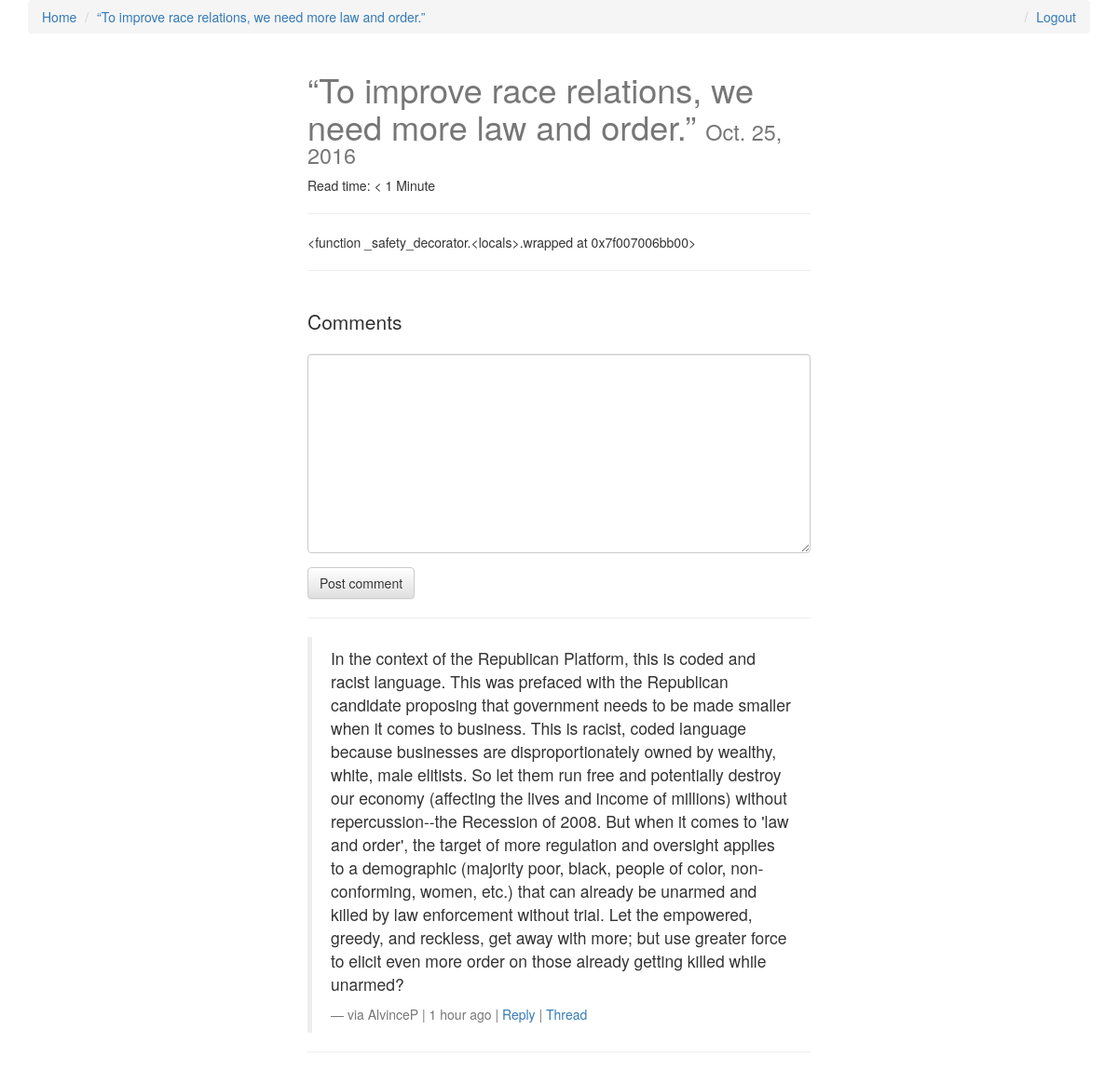
/2/ (signed in), run on the app's committed database.
### posts/models.py (models this page shows, shortened)
class Post(models.Model):
    user = models.ForeignKey(settings.AUTH_USER_MODEL, default=1)
    title = models.CharField(max_length=120)
    slug = models.SlugField(unique=True)
    image = models.ImageField(upload_to=upload_location,
            null=True,
            blank=True,
            width_field="width_field",
            height_field="height_field")
    height_field = models.IntegerField(default=0)
    width_field = models.IntegerField(default=0)
    content = models.TextField()
    draft = models.BooleanField(default=False)
    publish = models.DateField(auto_now=False, auto_now_add=False)
    read_time =  models.IntegerField(default=0) # models.TimeField(null=True, blank=True) #assume minutes
    updated = models.DateTimeField(auto_now=True, auto_now_add=False)
    timestamp = models.DateTimeField(auto_now=False, auto_now_add=True)
    objects = PostManager()
    def get_absolute_url(self):
        return reverse("posts:detail", kwargs={"slug": self.slug})
    class Meta:
        ordering = ["-timestamp", "-updated"]
    def get_markdown(self):
        content = self.content
        markdown_text = markdown(content)
        return mark_safe(markdown_text)
    @property
    def comments(self):
        instance = self
        qs = Comment.objects.filter_by_instance(instance)
        return qs
    @property
    def get_content_type(self):
        instance = self
        content_type = ContentType.objects.get_for_model(instance.__class__)
        return content_type

### comments/models.py (models this page shows, shortened)
class Comment(models.Model):
    user        = models.ForeignKey(settings.AUTH_USER_MODEL, default=1)
    content_type = models.ForeignKey(ContentType, on_delete=models.CASCADE)
    object_id = models.PositiveIntegerField()
    content_object = GenericForeignKey('content_type', 'object_id')
    parent      = models.ForeignKey("self", null=True, blank=True)
    content     = models.TextField()
    timestamp   = models.DateTimeField(auto_now_add=True)
    objects = CommentManager()
    class Meta:
        ordering = ['-timestamp']
    def get_absolute_url(self):
        return reverse("comments:thread", kwargs={"id": self.id})
    def children(self): #replies
        return Comment.objects.filter(parent=self)

### posts/views.py (the view, shortened to what this page needs)
# urls.py: url(r'^(?P<slug>[\w-]+)/$', post_detail, name='detail'),
def post_detail(request, slug=None):
	instance = get_object_or_404(Post, slug=slug)
	if instance.publish > timezone.now().date() or instance.draft:
		if not request.user.is_staff or not request.user.is_superuser:
			raise Http404
	share_string = quote_plus(instance.content)
	initial_data = {
			"content_type": instance.get_content_type,
			"object_id": instance.id
	}
	form = CommentForm(request.POST or None, initial=initial_data)
	comments = instance.comments
	context = {
		"title": instance.title,
		"instance": instance,
		"share_string": share_string,
		"comments": comments,
		"comment_form":form,
	}
	return render(request, "post_detail.html", context)

### comments/forms.py
class CommentForm(forms.Form):
    content_type = forms.CharField(widget=forms.HiddenInput)
    object_id = forms.IntegerField(widget=forms.HiddenInput)
    content = forms.CharField(label='', widget=forms.Textarea)

### comments/models.py (called while the page is built)
    def filter_by_instance(self, instance):
        content_type = ContentType.objects.get_for_model(instance.__class__)
        obj_id = instance.id
        qs = super(CommentManager, self).filter(content_type=content_type, object_id= obj_id).filter(parent=None)
        return qs

### posts/templatetags/urlify.py (called while the page is built)
@register.filter
def urlify(value):
    return quote_plus(value)

### templates/post_detail.html (shortened to what this page needs)
{% extends "base.html" %}
{% load urlify %}
{% load crispy_forms_tags %}
 {% block post_detail_link %}
  <li><a href='{{ instance.get_absolute_url }}'>{{ instance.title }}</a></li>
  {% endblock %}
{% block content %}
<div class='col-sm-6 col-sm-offset-3'>
<h1>{{ title }} <small>{% if instance.draft %}<span style='color:red;'>Draft</span> {% endif %}{{ instance.publish }}</small></h1>
<p>Read time: {% if instance.read_time <= 1 %} < 1 Minute {% else %}{{ instance.read_time }} minutes {% endif %}</p>
<p><div class="fb-like" data-href="{{ request.build_absolute_uri }}" data-layout="button_count" data-action="like" data-show-faces="true" data-share="true"></div>
<hr/>
</p>
<div class='row'>
<div class='col-sm-12 '>
   <div class='post-detail-item'>{{ instance.get_markdown }}</div>
    <hr/>
    <br/>
    <div>
        <p class='lead'>Comments</p>
        {% if request.user.is_authenticated %}
        <form method="POST" action="."> {% csrf_token %}
            {{ comment_form|crispy }}
            <input type='submit' value='Post comment' class='btn btn-default'>
        </form>
        {% else %}
        <p>You must login to comment </p>
        {% endif %}
        <hr/>
        {% for comment in comments %}
        <blockquote>
          <p>{{ comment.content }}</p>
          <footer>via {{ comment.user }} | {{ comment.timestamp|timesince }} ago |  <a class='comment-reply-btn' href='#'>Reply</a> | <a class='' href='{{ comment.get_absolute_url }}'>Thread</a></footer>
        </blockquote>
        <hr/>
        {% endfor %}
    </div>
</div>
</div>
</div>
{% endblock content %}

### static/css/base.css (style rules this page uses)
h1 { color: #777777; }

### data on the page
Post: title "“To improve race relations, we need more law and order.”", publish "Oct. 25, 2016", get_markdown "<function _safety_decorator.<locals>.wrapped at 0x7f007006bb00>"
Comment: content "In the context of the Republican Platform, this is coded and racist language. This was prefaced with the Republican candidate proposing that government needs to be made smaller when it comes to business. This is racist, coded language because businesses are disproportionately owned by wealthy, white, male elitists. So let them run free and potentially destroy our economy (affecting the lives and income of millions) without repercussion--the Recession of 2008. But when it comes to 'law and order', the target of more regulation and oversight applies to a demographic (majority poor, black, people of color, non-conforming, women, etc.) that can already be unarmed and killed by law enforcement…", user "AlvinceP", timestamp "1 hour"
